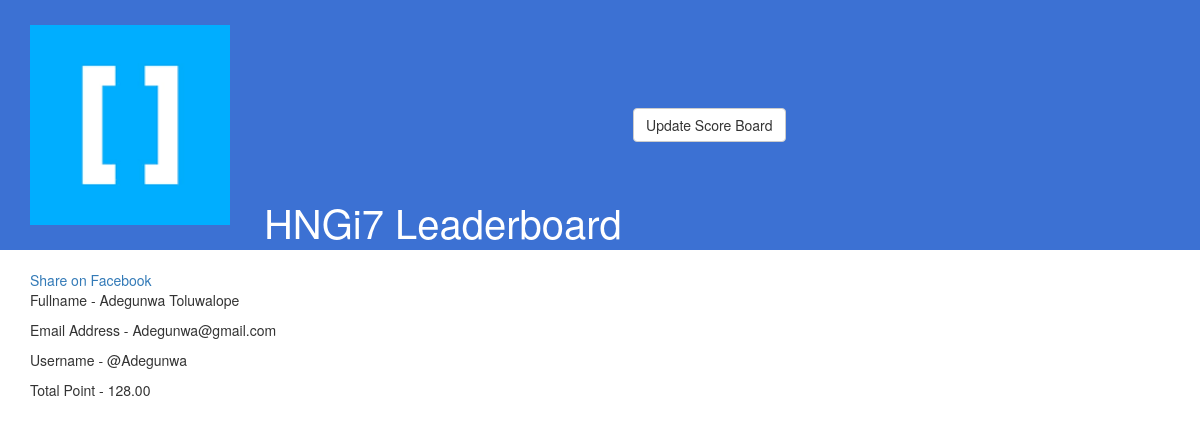
The app's page /leaderboard/17/ with its own data.
### leaderboard/models.py (models this page shows, shortened)
class Leaderboard(models.Model):
    fullname=models.CharField("fullname", max_length=50)
    email=models.EmailField("Email", max_length=254)
    username=models.CharField("Username", max_length=50)
    points=models.DecimalField("Points", max_digits=5, decimal_places=2)
    class Meta:
        verbose_name = "leaderboard"
        verbose_name_plural = "leaderboards"
        ordering= ['points']

### leaderboard/views.py (the view)
# urls.py: path('leaderboard/<int:pk>/', views.details, name='leader_detail'),
def details(request, pk):
    detail=Leaderboard.objects.get(pk=pk)
    return render(request, 'leaderboard/detail.html',{ 'user': detail})

### leaderboard/templates/leaderboard/detail.html
{% extends 'leaderboard/base.html' %}
{% block content %}
<div class="container">
<a href="https://www.facebook.com/sharer/sharer.php?u=example.org" target="_blank">
  Share on Facebook
</a>
<p>Fullname - {{user.fullname}}</p>
<p>Email Address - {{user.email}}</p>
<p>Username - {{user.username}}</p>
<p>Total Point - {{user.points}}</p>
</div>
{% endblock content %}

### hng_leaderboard/static/css/style.css (style rules this page uses)
body .container { margin-top: 20px;; }

### records on screen
Leaderboard: fullname "Adegunwa Toluwalope", email "Adegunwa@gmail.com", username "@Adegunwa", points "128.00"
